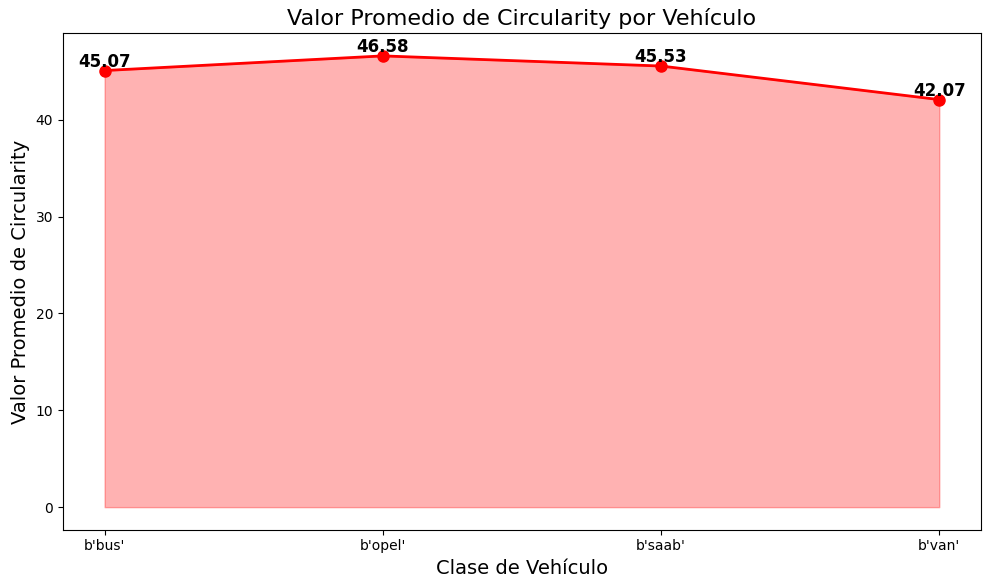

Recreate this plot in Python.
import pandas as pd
import matplotlib.pyplot as plt

# Cargar el dataset en un DataFrame
df = pd.read_csv('vehicule.csv')

# Calcular el valor medio de 'CIRCULARITY' por clase de vehículo
circularity_means = df.groupby('Class')['CIRCULARITY'].mean()

# Crear un gráfico de líneas
plt.figure(figsize=(10, 6))

# Graficar la línea con color rojo
plt.plot(circularity_means.index, circularity_means.values, marker='o', color='red', linewidth=2, markersize=8)

# Rellenar el área debajo de la línea con un rojo claro
plt.fill_between(circularity_means.index, circularity_means.values, color='red', alpha=0.3)

# Título y etiquetas
plt.title('Valor Promedio de Circularity por Vehículo', fontsize=16)
plt.xlabel('Clase de Vehículo', fontsize=14)
plt.ylabel('Valor Promedio de Circularity', fontsize=14)

# Mostrar los valores en los puntos de la línea
for i, value in enumerate(circularity_means.values):
    plt.text(i, value, f'{value:.2f}', ha='center', va='bottom', fontsize=12, fontweight='bold', color='black')

# Mostrar el gráfico
plt.tight_layout()
plt.show()
